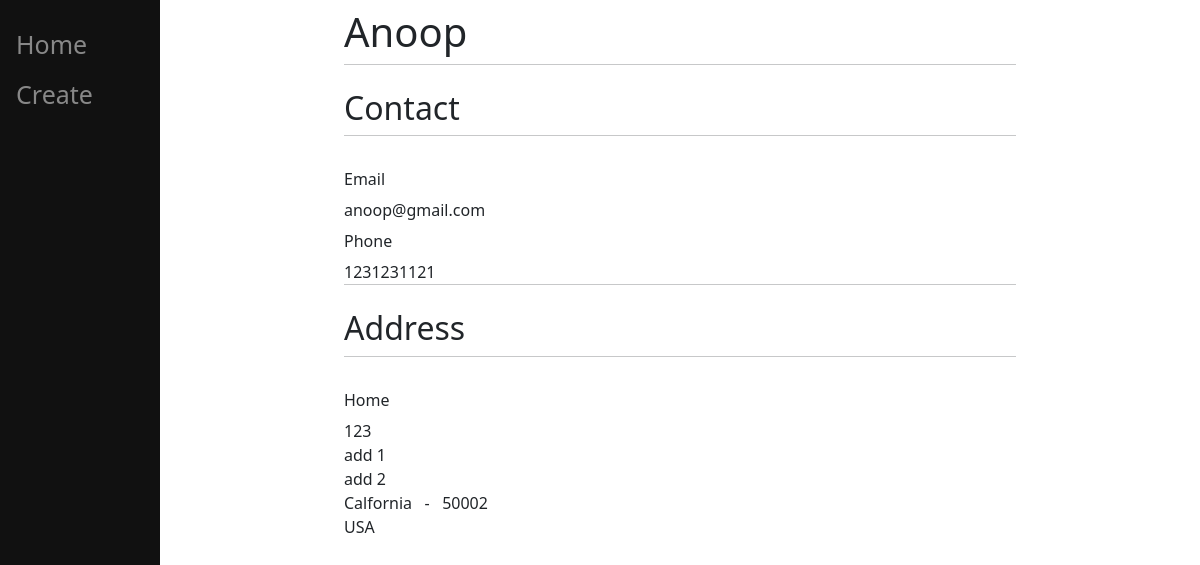
The page /1 on the database its author committed.
### FIRSTAPPLICATION/models.py (models this page shows, shortened)
class User(models.Model):
    name = models.CharField(max_length=200, null=False, blank=False)

class Contact(models.Model):
    user = models.ForeignKey(User, on_delete=models.CASCADE, related_name="contacts")
    contact_type = models.CharField(max_length=10,
        choices=[('Email', 'Email'), ('Phone', 'Phone')], null=False, blank=False)
    contact_at = models.CharField(max_length=100, null=False, blank=False)

class Address(models.Model):
    user = models.ForeignKey(User, on_delete=models.CASCADE, related_name="addresses")
    address_type = models.CharField(max_length=10,
        choices=[('Home', 'Home'), ('Office', 'Office')], null=False, blank=False)
    house_number = models.CharField(max_length=20, null=False, blank=False)
    address_line_1 = models.CharField(max_length=100, null=False, blank=False)
    address_line_2 = models.CharField(max_length=100, null=False, blank=False)
    city = models.CharField(max_length=30, null=False, blank=False)
    zipcode = models.IntegerField(null=False, blank=False)
    country = models.CharField(max_length=30)

### FIRSTAPPLICATION/views.py (the view)
# urls.py: path("<int:id>", views.home, name="user_page"),
def home(request, id):
    users = User.objects.filter(id=id)
    if users:
        user = users[0]
        contacts = user.contacts.all()
        addresses = user.addresses.all()
        res_di = {
            "name": user.name,
            "contacts": contacts,
            "addresses": addresses
        }
        return render(request, "FIRSTAPPLICATION/user.html", res_di)
    else:
        return render(request, "FIRSTAPPLICATION/404.html", {})

### FIRSTAPPLICATION/templates/FIRSTAPPLICATION/user.html
{% extends 'FIRSTAPPLICATION/base.html' %}
{% block content %}
    {% if name %}
        <h1 class="mt-2">
            {{ name }}
        </h1>
        {% if contacts %}
            <hr class="mt-0 mb-4">
            <h2 class="mt-2">
                Contact
            </h2>
            <hr class="mt-0 mb-4">
            {% for contact in contacts %}
            <label for="{{contact_prop.name}}" class="col-sm-2 col-form-label">{{ contact.contact_type }}</label>
            <div class="col-sm-10">
                {{ contact.contact_at}}
            </div>
            {% endfor %}
        {% endif %}
        {% if contacts %}
            <hr class="mt-0 mb-4">
            <h2 class="mt-2">
                Address
            </h2>
            <hr class="mt-0 mb-4">
            {% for address in addresses %}
            <label for="{{contact_prop.name}}" class="col-sm-2 col-form-label">{{ address.address_type }}</label>
            <div class="col-sm-10">
                {{ address.house_number }}<br>
                {{ address.address_line_1 }}<br>
                {{ address.address_line_2 }}<br>
                {{ address.city }} &nbsp; - &nbsp; {{ address.zipcode}}<br>
                {{ address.country }}<br>
            </div>
            {% endfor %}
        {% endif %}
    {% endif %}
{% endblock %}

### FIRSTAPPLICATION/templates/FIRSTAPPLICATION/base.html (shortened to what this page needs)
{% load static %}
<!doctype html>
<html>
    <head>
        <link href="https://cdn.jsdelivr.net/npm/bootstrap@5.2.2/dist/css/bootstrap.min.css" rel="stylesheet">
    </head>
    <body>
        <div class="sidenav">
            <a href="/home">Home</a>
            <a href="/create">Create</a>
        </div>
        <div id="content" name="content" class="main">
            <div class="row justify-content-center">
                <div class="col-8">
                    {% block content %}{% endblock %}
                </div>
            </div>
        </div>
    </body>
</html>

### FIRSTAPPLICATION/templates/FIRSTAPPLICATION/base.html (style rules this page uses)
.sidenav { height: 100%; width: 160px; position: fixed; z-index:1; top: 0; left: 0; background-color: #111; overflow-x: hidden; padding-top: 20px; }
.sidenav a { padding: 6px 8px 6px 16px; text-decoration: none; font-size: 25px; color: #888; display: block; }
.main { margin-left: 160px; padding: 0px 10px; }

### rows shown on the page
User: name "Anoop"
Contact: contact_type "Email", contact_at "anoop@gmail.com"
Contact: contact_type "Phone", contact_at "1231231121"
Address: address_type "Home", house_number "123", address_line_1 "add 1", address_line_2 "add 2", city "Calfornia", zipcode "50002", country "USA"
